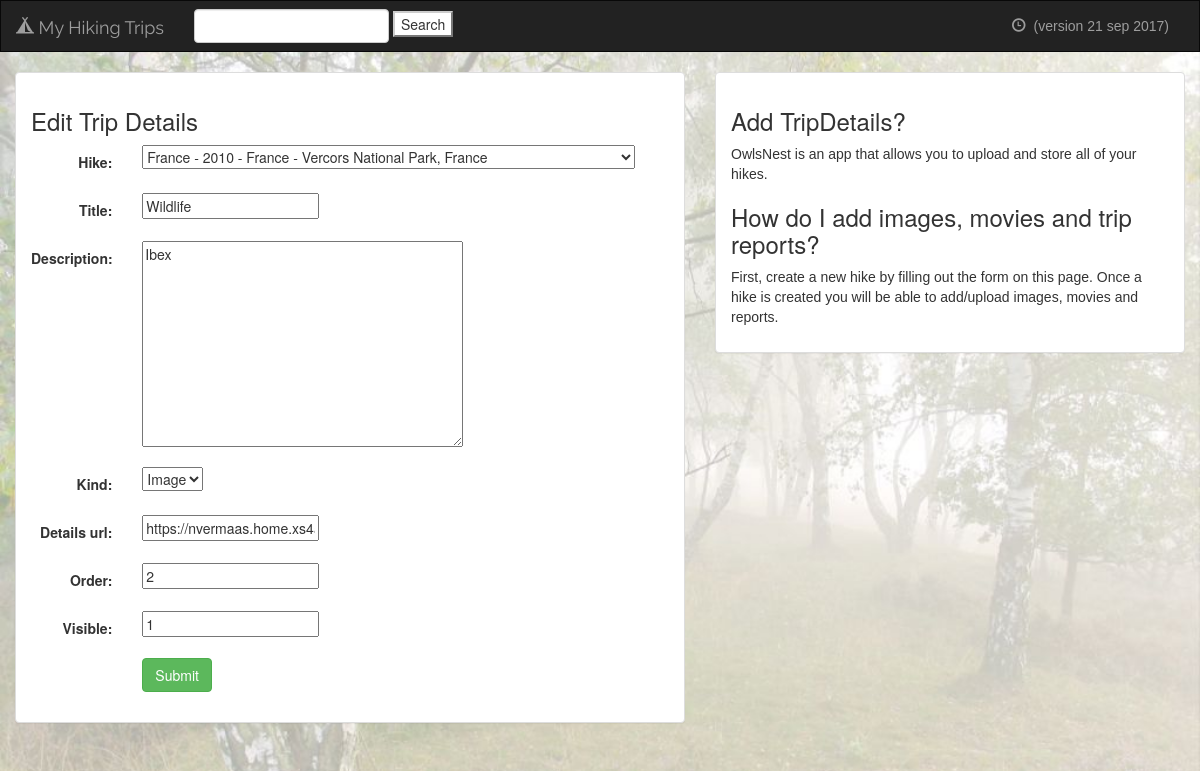
Before: /hiking/edit_tripdetail/106/ with the older database file.
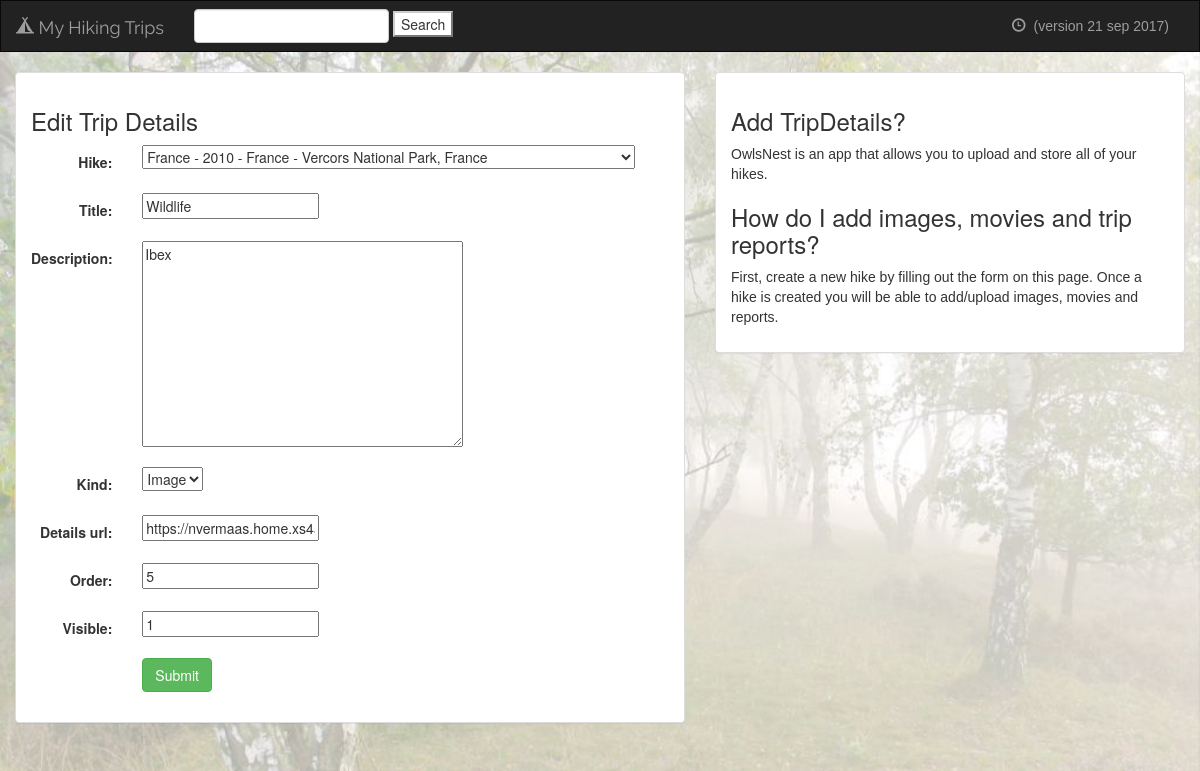
After: the same page with the newer database file.
### hiking/models.py (models this page shows, shortened)
class TripDetail(models.Model):
    KIND_IMAGE = 'image'
    KIND_MOVIE = 'movie'
    KIND_LINK = 'link'
    KIND_OTHER = 'other'
    KIND_CHOICES = (
        (KIND_IMAGE, 'Image'),
        (KIND_MOVIE, 'Movie'),
        (KIND_LINK, 'Link'),
        (KIND_OTHER, 'Other'),
    )
    class Meta:
        ordering = ['order']
    hike = models.ForeignKey(Hike, on_delete=models.CASCADE)
    title =  models.CharField(max_length=50, blank=True)
    description = models.TextField(max_length=3000, blank=True)
    details_url = models.URLField(max_length=250, default='',blank=True)
    kind = models.CharField(max_length=30, choices=KIND_CHOICES, default=KIND_IMAGE)
    order = models.IntegerField(default=0)
    visible = models.IntegerField(default=1)

### hiking/views.py (the view)
# urls.py: url(r'edit_tripdetail/(?P<pk>[0-9]+)/$', views.EditTripDetail.as_view(), name='detail-edit'),
class EditTripDetail(UpdateView):
    model = TripDetail
    template_name = 'hiking/edit_tripdetail_form.html'
    fields = ['hike', 'title', 'description', 'kind', 'details_url','order', 'visible']
    success_url = reverse_lazy('hiking:index')

### hiking/models.py (called while the page is built)
    def __str__(self):
        return self.title + ' - ' + str(self.year) + ' - '+ self.country + ' - ' + self.place

### hiking/templates/hiking/edit_tripdetail_form.html (shortened to what this page needs)
{% extends 'hiking/base.html' %}
{% block myBlock %}
<div class="container-fluid">
    <div class="row">
        <div class="col-sm-12 col-md-7">
            <div class="panel panel-default">
                <div class="panel-body">
                    <h3>Edit Trip Details</h3>
                    <form class="form-horizontal" role="form" action="" method="post" enctype="multipart/form-data">
                        {% include 'hiking/form-template.html' %}
                        <div class="form-group">
                            <div class="col-sm-offset-2 col-sm-10">
                                <button type="submit" class="btn btn-success">Submit</button>
                            </div>
                        </div>
                    </form>
                </div>
            </div>
        </div>
        <div class="col-sm-12 col-md-5">
            <div class="panel panel-default">
                <div class="panel-body">
                    <h3>Add TripDetails?</h3>
                    <p>OwlsNest is an app that allows you to upload and store all of your hikes.</p>
                    <h3>How do I add images, movies and trip reports?</h3>
                    <p>First, create a new hike by filling out the form on this page. Once a hike is created you will be able to add/upload images, movies and reports.</p>
                </div>
            </div>
        </div>
    </div>
</div>
{% endblock %}

### hiking/templates/hiking/form-template.html (shortened to what this page needs)
{% for field in form %}
    <div class="form-group">
         <div class="col-sm-offset-2 col-sm-10">
         </div>
        <label class="control-label col-sm-2">{{ field.label_tag }}</label>
        <div class="col-sm-10"> {{ field }}</div>
    </div>
{% endfor %}

Changed rows visible on the page:
changed TripDetail "Wildlife": order "2" → "5"
